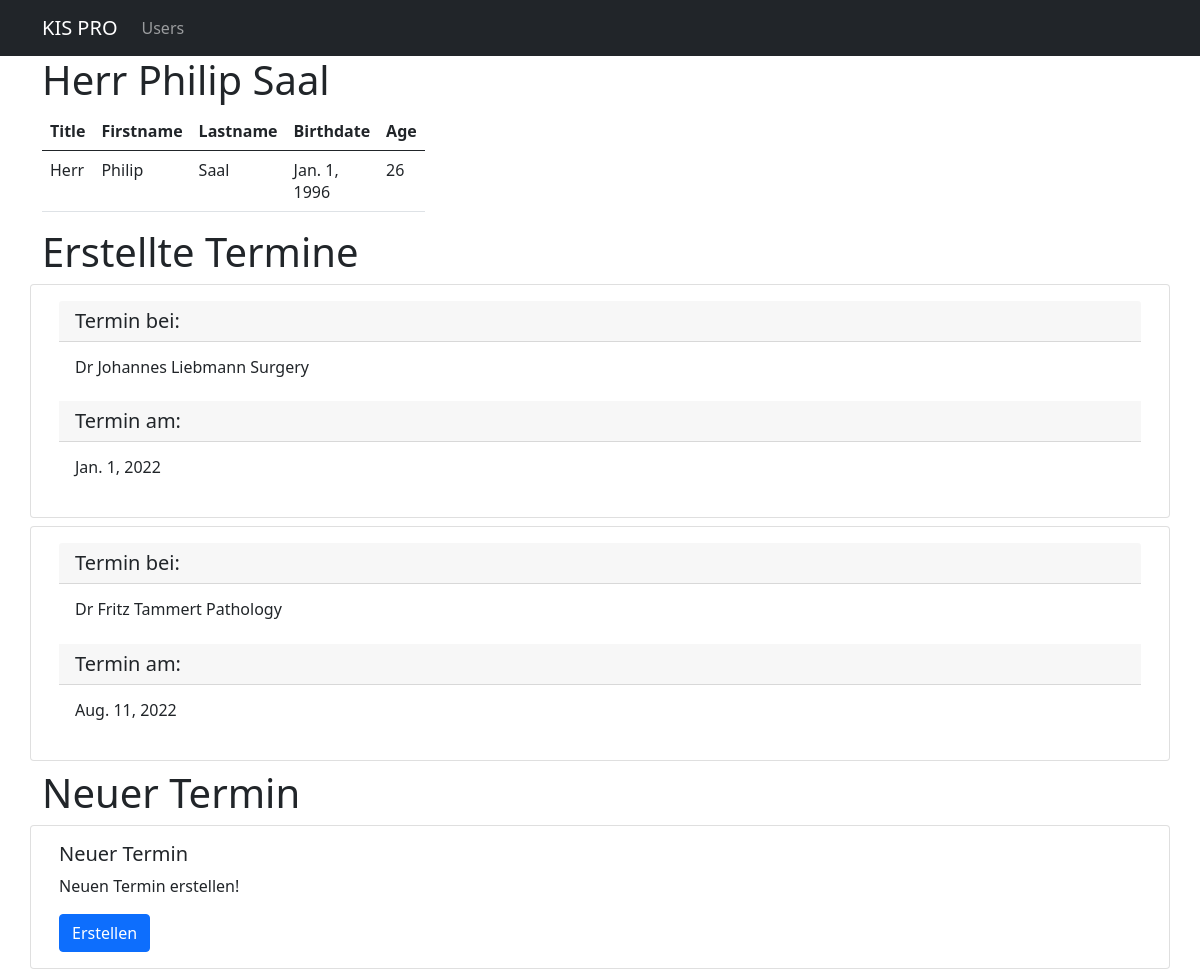
Before: /1/ with the older database file.
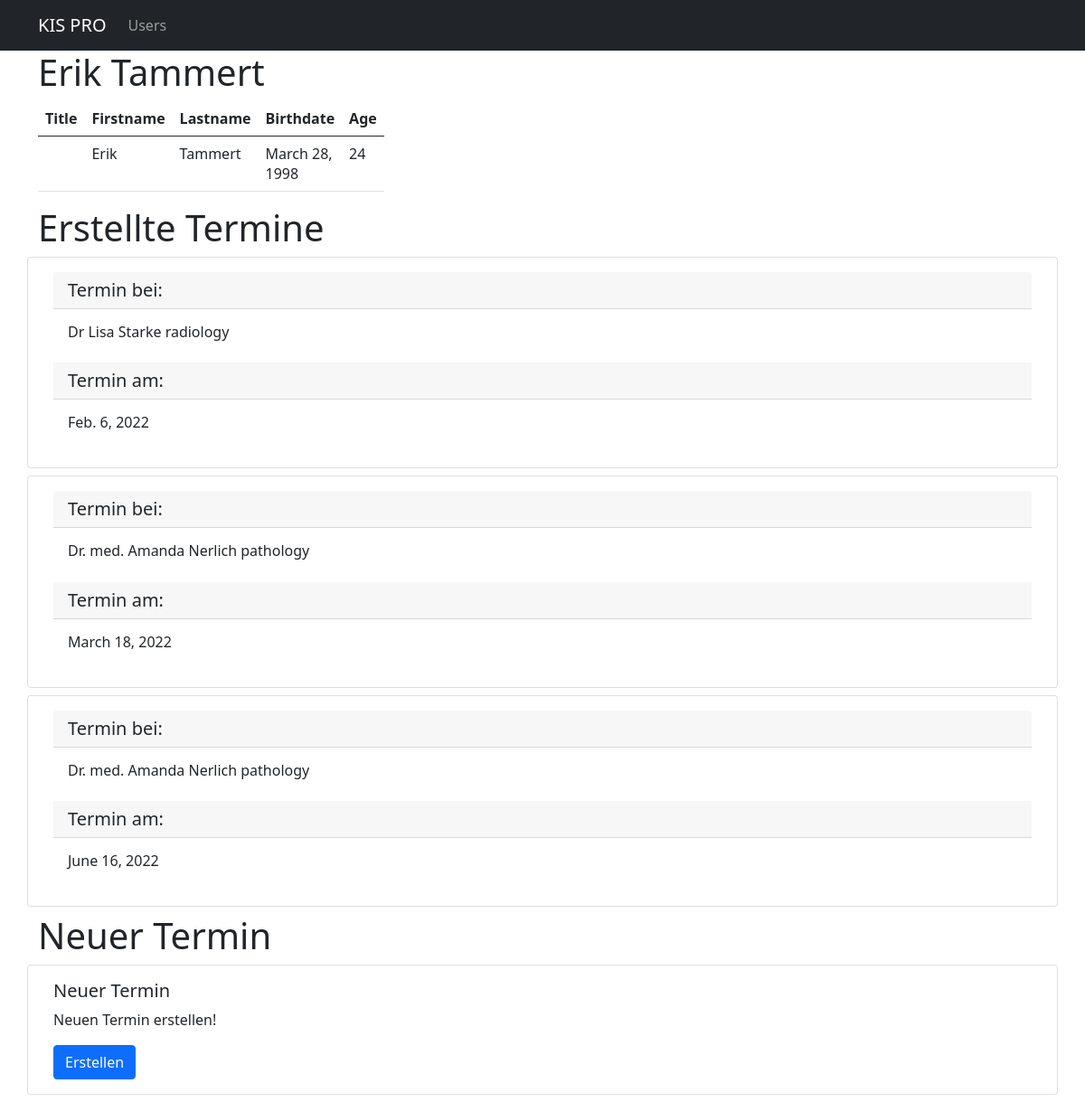
After: the same page with the newer database file.
### kis_pro/models.py (models this page shows, shortened)
class Person(models.Model):
    title = models.CharField(max_length=50)
    firstname = models.CharField(max_length=100)
    lastname = models.CharField(max_length=100)
    def user_print(self):
        return self.title + ' ' + self.firstname + ' ' + self.lastname
    def __str__(self):
        return self.user_print()
    class Meta:
        abstract = True

class Patient(Person):
    birthdate = models.DateField()
    attending_doctor = models.ManyToManyField(Doctor)
    def getAge(self):
        today = date.today()
        return today.year - self.birthdate.year - (
                (today.month, today.day) < (self.birthdate.month, self.birthdate.day))

class Cases(models.Model):
    timestamp = models.DateField()
    patient = models.ForeignKey(Patient, on_delete=models.CASCADE)
    doctor = models.ForeignKey(Doctor, on_delete=models.CASCADE)

class Doctor(Person):
    role = models.ForeignKey(Role, on_delete=models.CASCADE)
    def role_to_name(self):
        return self.role.print_role_name()
    def __str__(self):
        return super().__str__() + ' ' + self.role_to_name()

class Role(models.Model):
    name = models.CharField(max_length=10)
    def print_role_name(self):
        return self.name
    class Meta:
        managed = False

### kis_pro/views.py (the view)
# urls.py: path("<int:pk>/", views.kis_pro_detail, name="kis_pro_detail"),
def kis_pro_detail(request, pk):
    patient = Patient.objects.get(pk=pk)
    cases = Cases.objects.filter(patient=patient)
    context = {
        'patient': patient,
        'cases': cases
    }
    return render(request, 'kis_pro_detail.html', context)

### kis_pro/templates/kis_pro_detail.html
{% extends "base.html" %}
{% load static %}
{% block page_content %}
    <h1>{{ patient.user_print }}</h1>
    <div class="row">
        <div class="col-md-4">
            <table class="table">
                <thead>
                <tr>
                    <th scope="col">Title</th>
                    <th scope="col">Firstname</th>
                    <th scope="col">Lastname</th>
                    <th scope="col">Birthdate</th>
                    <th scope="col"> Age</th>
                </tr>
                </thead>
                <tbody>
                <tr>
                    <td>{{ patient.title }}</td>
                    <td>{{ patient.firstname }}</td>
                    <td>{{ patient.lastname }}</td>
                    <td>{{ patient.birthdate }}</td>
                    <td>{{ patient.getAge }}</td>
                </tr>
                </tbody>
            </table>
        </div>
    </div>
    <h1>Erstellte Termine</h1>
    <div class="row">
        {% for case in cases %}
            <div class="card mb-2">
                <div class="card-body">
                    <h5 class="card-header">Termin bei: </h5>
                    <h6 class="card-body">{{ case.doctor }}</h6>
                    <h5 class="card-header">Termin am: </h5>
                    <h6 class="card-body">{{ case.timestamp }}</h6>
                </div>
            </div>
        {% endfor %}
    </div>
    <h1>Neuer Termin</h1>
    <div class="row">
        <div class="card mb-2">
            <div class="card-body">
                <h5 class="card-title">Neuer Termin</h5>
                <p>Neuen Termin erstellen!</p>
                <a href="{% url 'kis_pro_newcase' patient.pk %}"
                   class="btn btn-primary">
                    Erstellen
                </a>
            </div>
        </div>
    </div>
{% endblock %}

Changed rows visible on the page:
changed Patient: user_print "Herr Philip Saal" → "Erik Tammert"; firstname "Philip" → "Erik"; lastname "Saal" → "Tammert"; birthdate "Jan. 1, 1996" → "March 28, 1998"; getAge "26" → "24"; title "Herr" → (not shown)
changed Cases: doctor "Dr Johannes Liebmann Surgery" → "Dr Lisa Starke radiology"; timestamp "Jan. 1, 2022" → "Feb. 6, 2022"
changed Cases: doctor "Dr Fritz Tammert Pathology" → "Dr. med. Amanda Nerlich pathology"; timestamp "Aug. 11, 2022" → "March 18, 2022"
added Cases: doctor "Dr. med. Amanda Nerlich pathology", timestamp "June 16, 2022"
